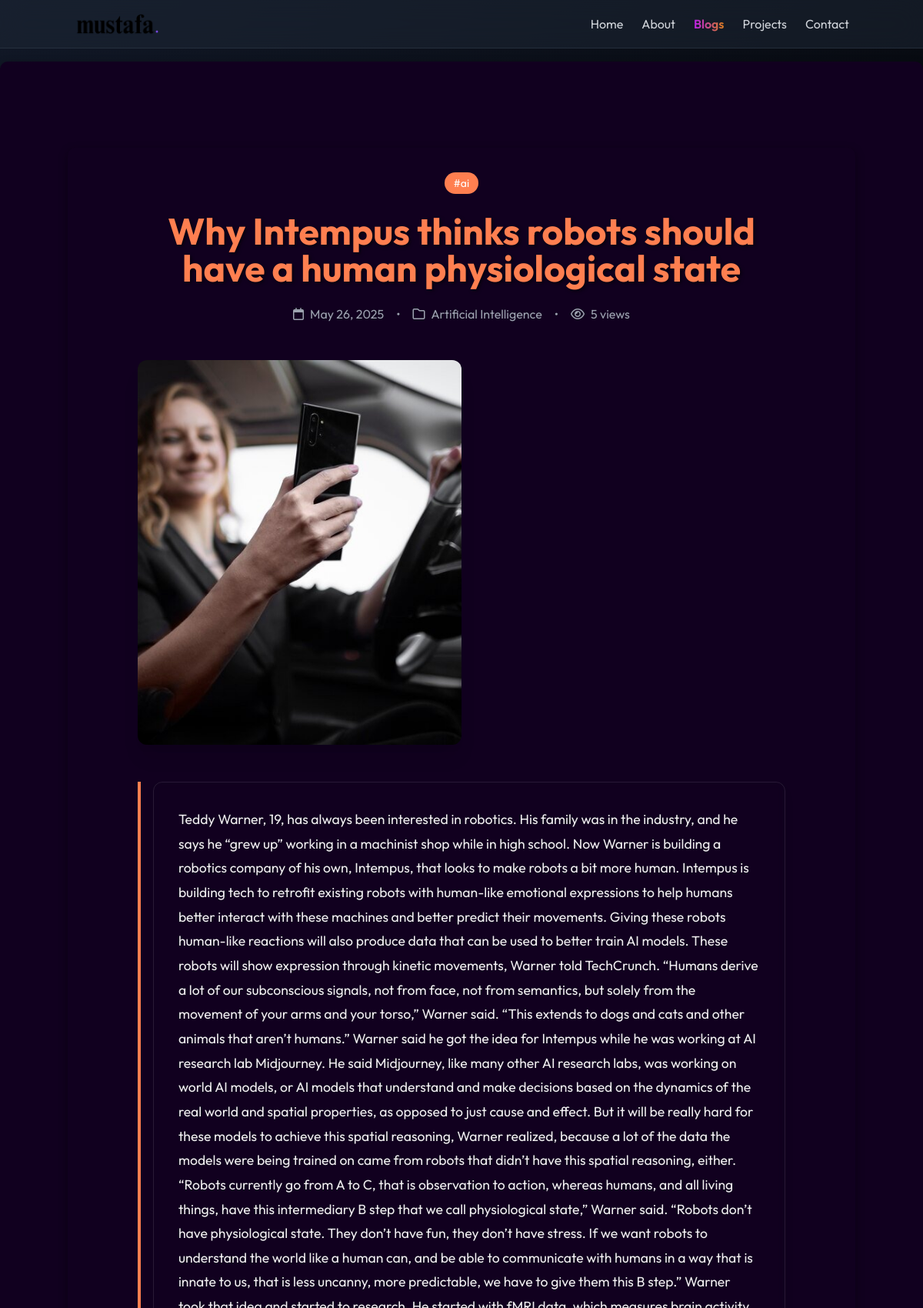
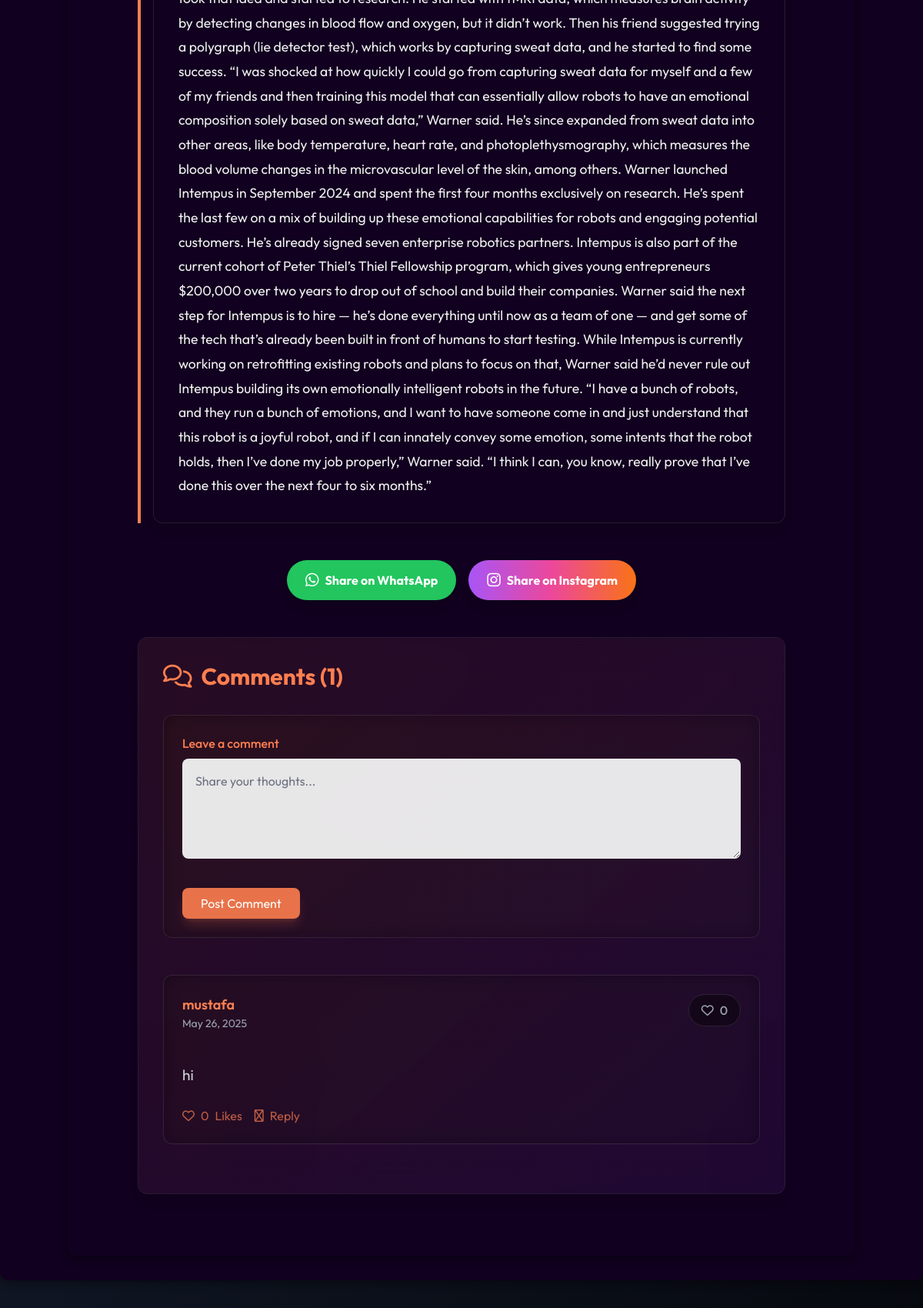
Screenshot of /blog/intempus/ (upper part) with the database file from the repository (2 pictures, top to bottom).
### blog/models.py (models this page shows, shortened)
class BlogPost(models.Model):
    title = models.CharField(max_length=200)
    content = models.TextField()
    slug = models.SlugField(unique=True, blank=True)
    author = models.ForeignKey(User, on_delete=models.CASCADE)
    created_at = models.DateTimeField(auto_now_add=True)
    updated_at = models.DateTimeField(auto_now=True)
    image = models.ImageField(upload_to='blog_images/', null=True, blank=True)
    category = models.ForeignKey(Category, on_delete=models.SET_NULL, null=True, related_name='posts')
    tags = TaggableManager()
    views_count = models.PositiveIntegerField(default=0)
    is_published = models.BooleanField(default=True, help_text='Whether this post is publicly visible')
    def save(self, *args, **kwargs):
        if not self.slug:
            self.slug = slugify(self.title)
        if not self.category:
            self.category = self.analyze_content_for_category()
        super().save(*args, **kwargs)

class Category(models.Model):
    name = models.CharField(max_length=100)  # Remove choices constraint
    slug = models.SlugField(unique=True)
    description = models.TextField(blank=True)
    class Meta:
        verbose_name_plural = 'Categories'

class Comment(models.Model):
    post = models.ForeignKey(BlogPost, on_delete=models.CASCADE, related_name='comments')
    author = models.ForeignKey(User, on_delete=models.CASCADE)
    content = models.TextField()
    created_at = models.DateTimeField(auto_now_add=True)
    parent = models.ForeignKey('self', null=True, blank=True, on_delete=models.CASCADE, related_name='replies')
    likes = models.ManyToManyField(User, related_name='comment_likes', blank=True)
    class Meta:
        ordering = ['-created_at']

### blog/views.py (the view, shortened to what this page needs)
# urls.py: path('<slug:slug>/', views.blog_detail, name='blog_detail'),
def blog_detail(request, slug):
    post = get_object_or_404(BlogPost, slug=slug)
    comments = post.comments.filter(parent=None)
    post.views_count += 1
    post.save()
    context = {
        'post': post,
        'comments': comments,
    }
    return render(request, 'blog/blog_detail.html', context)

### templates/blog/blog_detail.html (shortened to what this page needs)
{% extends 'blog/blog_base.html' %}
{% load static %}
{% block content %}
    <main class="mt-20 px-[8%] mx-auto container">
        <div class="mb-12 text-center">
            <div class="flex flex-wrap gap-2 justify-center mb-6">
                {% for tag in post.tags.all %}
                <span class="inline-block bg-coral text-white text-sm px-3 py-1 rounded-full">
                    #{{ tag.name }}
                </span>
                {% endfor %}
            </div>
            <h1 class="text-4xl md:text-5xl font-bold text-coral mb-6">{{ post.title }}</h1>
            <div class="flex items-center justify-center gap-4 text-gray-400">
                <span class="flex items-center gap-2">
                    <i class="far fa-calendar"></i>
                    {{ post.created_at|date:"F j, Y" }}
                </span>
                <span>•</span>
                <span class="flex items-center gap-2">
                    <i class="far fa-folder"></i>
                    {{ post.category.name }}
                </span>
                <span>•</span>
                <span class="flex items-center gap-2">
                    <i class="far fa-eye"></i>
                    {{ post.views_count }} views
                </span>
            </div>
        </div>
        {% if post.image %}
        <div class="mb-12">
            <img src="{{ post.image.url }}" alt="{{ post.title }}"
                 class="w-full h-[400px] md:h-[500px] object-cover rounded-xl shadow-xl">
        </div>
        {% endif %}
        <article class="prose prose-lg prose-invert w-full mb-12">
            <div class="bg-darkHover/30 backdrop-blur-sm rounded-xl p-8 shadow-lg border border-white/10">
                <div class="prose-headings:text-coral prose-p:text-gray-300 prose-strong:text-coral prose-a:text-coral hover:prose-a:text-coral/70 max-w-none">
                    {{ post.content|safe }}
                </div>
            </div>
        </article>
        <div class="flex flex-wrap justify-center gap-4 mb-12">
            <a href="https://api.whatsapp.com/send?text={{ post.title }}%20-%20{{ request.build_absolute_uri }}"
               target="_blank"
               class="px-6 py-3 bg-green-500 text-white rounded-full hover:bg-green-600 transition-colors flex items-center gap-2 shadow-lg">
                <i class="fab fa-whatsapp text-xl"></i>
                Share on WhatsApp
            </a>
            <a href="https://www.instagram.com/share?url={{ request.build_absolute_uri }}"
               target="_blank"
               class="px-6 py-3 bg-gradient-to-r from-purple-500 via-pink-500 to-orange-500 text-white rounded-full hover:opacity-90 transition-opacity flex items-center gap-2 shadow-lg">
                <i class="fab fa-instagram text-xl"></i>
                Share on Instagram
            </a>
        </div>
        <div class="mb-12 bg-darkHover/20 backdrop-blur-xl rounded-xl p-8 shadow-lg border border-white/10 relative overflow-hidden">
            <div class="absolute inset-0 bg-gradient-to-br from-coral/5 to-purple-500/5 pointer-events-none"></div>
            <div class="absolute -inset-[100px] bg-gradient-to-br from-coral/10 to-purple-500/10 blur-3xl pointer-events-none opacity-50"></div>
            <div class="relative z-10">
                <h2 class="text-3xl font-bold text-coral mb-8 flex items-center gap-3">
                    <i class="far fa-comments"></i>
                    Comments ({{ comments.count }})
                </h2>
                <form method="post" id="comment-form" class="mb-12 bg-black/30 backdrop-blur-md rounded-xl p-6 border border-white/10 transition-all hover:border-coral/30">
                <div class="mb-4">
                    <label for="comment" class="block text-coral mb-2 font-medium">Leave a comment</label>
                    <textarea name="content" rows="4"
                              class="w-full bg-white/90 rounded-lg p-4 text-black border border-white/10
                                     focus:outline-none focus:ring-0
                                     focus:border-coral focus:ring-2 focus:ring-coral/50 transition-all
                                     placeholder-gray-500 backdrop-blur-sm
                                     hover:border-coral/30"
                              placeholder="Share your thoughts..."></textarea>
                </div>
                <button type="submit"
                        class="mt-4 px-6 py-2 bg-coral/90 text-white rounded-lg hover:bg-coral transition-all
                               shadow-lg shadow-coral/20 hover:shadow-coral/40
                               backdrop-blur-sm">
                    Post Comment
                </button>
            </form>
            {% for comment in comments %}
            <div class="mb-8 bg-black/30 backdrop-blur-md rounded-xl p-6 border border-white/10 hover:border-coral/30 transition-all relative group">
                <div class="relative z-10">
                    <div class="flex justify-between items-start mb-4">
                        <div>
                            <h4 class="text-lg font-semibold text-coral">{{ comment.author.username }}</h4>
                            <p class="text-sm text-gray-400">{{ comment.created_at|date:"F j, Y" }}</p>
                        </div>
                        <button onclick="likeComment('{{ comment.id }}')"
                                data-comment-id="{{ comment.id }}"
                                class="flex items-center gap-2 px-4 py-2 rounded-full bg-black/20 backdrop-blur-sm
                                       border border-white/10 hover:border-coral/30 transition-all
                                       text-gray-400 hover:text-coral group/like">
                            <i class="{% if request.user in comment.likes.all %}fas{% else %}far{% endif %} fa-heart"></i>
                            <span class="likes-count font-medium">{{ comment.likes.count }}</span>
                        </button>
                    </div>
                    <p class="text-gray-300">{{ comment.content }}</p>
                        <div class="mt-4 flex gap-4">
                            <button onclick="likeComment('{{ comment.id }}')"
                                    class="like-btn text-coral/70 hover:text-coral flex items-center gap-2 transition-colors"
                                    data-comment-id="{{ comment.id }}">
                                <i class="far fa-heart {% if request.user in comment.likes.all %}fas{% endif %}"></i>
                                <span class="likes-count">{{ comment.likes.count }}</span> Likes
                            </button>
                            <button class="text-coral/70 hover:text-coral flex items-center gap-2 transition-colors">
                                <i class="far fa-reply"></i>
                                Reply
                            </button>
                        </div>
                    </div>
                </div>
                {% endfor %}
            </div>
        </div>
    </main>
{% endblock %}

### static/css/main.css (style rules this page uses)
html, :host { line-height: 1.5; -webkit-text-size-adjust: 100%; -moz-tab-size: 4; -o-tab-size: 4; tab-size: 4; font-family: ui-sans-serif, system-ui, sans-serif, "Apple Color Emoji", "Segoe UI Emoji", "Segoe UI Symbol", "Noto Color Emoji"; font-feature-settings: normal; font-variation-settings: normal; -webkit-tap-highlight-color: transparent; }
body { margin: 0; line-height: inherit; }
h1, h2, h3, h4, h5, h6 { font-size: inherit; font-weight: inherit; }
a { color: inherit; text-decoration: inherit; }
button, input, optgroup, select, textarea { font-family: inherit; font-feature-settings: inherit; font-variation-settings: inherit; font-size: 100%; font-weight: inherit; line-height: inherit; letter-spacing: inherit; color: inherit; margin: 0; padding: 0; }
button, select { text-transform: none; }
button, input:where([type='button']), input:where([type='reset']), input:where([type='submit']) { -webkit-appearance: button; background-color: transparent; background-image: none; }
blockquote, dl, dd, h1, h2, h3, h4, h5, h6, hr, figure, p, pre { margin: 0; }
textarea { resize: vertical; }
input::placeholder, textarea::placeholder { opacity: 1; color: #9ca3af; }
button, [role="button"] { cursor: pointer; }
img, svg, video, canvas, audio, iframe, embed, object { display: block; vertical-align: middle; }
img, video { max-width: 100%; height: auto; }
.absolute { position: absolute; }
.relative { position: relative; }
.mx-auto { margin-left: auto; margin-right: auto; }
.block { display: block; }
.flex { display: flex; }
.w-full { width: 100%; }
.max-w-none { max-width: none; }
.items-center { align-items: center; }
.justify-center { justify-content: center; }
.justify-between { justify-content: space-between; }
.gap-2 { gap: 0.5rem; }
.gap-3 { gap: 0.75rem; }
.gap-4 { gap: 1rem; }
.scroll-smooth { scroll-behavior: smooth; }
.rounded-full { border-radius: 9999px; }
.rounded-lg { border-radius: 0.5rem; }
.border { border-width: 1px; }
.bg-gradient-to-r { background-image: linear-gradient(to right, var(--tw-gradient-stops)); }
.p-6 { padding: 1.5rem; }
.px-3 { padding-left: 0.75rem; padding-right: 0.75rem; }
.px-6 { padding-left: 1.5rem; padding-right: 1.5rem; }
.px-\[8\%\] { padding-left: 8%; padding-right: 8%; }
.py-2 { padding-top: 0.5rem; padding-bottom: 0.5rem; }
.py-3 { padding-top: 0.75rem; padding-bottom: 0.75rem; }
.text-center { text-align: center; }
.text-4xl { font-size: 2.25rem; line-height: 2.5rem; }
.text-lg { font-size: 1.125rem; line-height: 1.75rem; }
.text-sm { font-size: 0.875rem; line-height: 1.25rem; }
.text-xl { font-size: 1.25rem; line-height: 1.75rem; }
.font-medium { font-weight: 500; }
.font-semibold { font-weight: 600; }
.text-black { --tw-text-opacity: 1; color: rgb(0 0 0 / var(--tw-text-opacity)); }
.text-white { --tw-text-opacity: 1; color: rgb(255 255 255 / var(--tw-text-opacity)); }
body { font-family: "outfit"; }

### static/css/blog.css (style rules this page uses)
body { background-color: rgba(17, 0, 31, 1); margin: 0; }
main { margin-top: 5rem; padding: 2rem; background-color: rgba(17, 0, 31, 1); border-radius: 10px; box-shadow: 0 4px 12px rgba(0, 0, 0, 0.4); color: #ffffff; font-family: 'Outfit', sans-serif; }
main h1 { font-size: 1.1rem; color: #ff7f50; font-weight: 700; margin-bottom: 1rem; text-shadow: 2px 2px 4px rgba(0, 0, 0, 0.6); }
main p { color: #dcdcdc; font-size: 1.2rem; line-height: 1.8; margin-bottom: 1.5rem; }
main article { color: #f0f0f0; font-size: 1.1rem; line-height: 1.8; border-left: 4px solid #ff7f50; padding-left: 1rem; margin-top: 1rem; }
main img { max-width: 50%; border-radius: 10px; margin-bottom: 1.5rem; box-shadow: 0 4px 8px rgba(0, 0, 0, 0.3); }
main a { color: #ff7f50; font-weight: bold; text-decoration: none; transition: color 0.3s ease-in-out; }
a { text-decoration: none; color: inherit; }
.prose { color: #f0f0f0; line-height: 1.8; }
textarea::placeholder { color: rgba(255, 255, 255, 0.4); }
textarea { resize: vertical; min-height: 100px; backdrop-filter: blur(8px); }

### rows the page displays
Tag: name "ai"
BlogPost: title "Why Intempus thinks robots should have a human physiological state", created_at "May 26, 2025", category.name "Artificial Intelligence", views_count "5", image (picture), content "Teddy Warner, 19, has always been interested in robotics. His family was in the industry, and he says he “grew up” working in a machinist shop while in high school. Now Warner is building a robotics company of his own, Intempus, that looks to make robots a bit more human. Intempus is building tech to retrofit existing robots with human-like emotional expressions to help humans better interact with these machines and better predict their movements. Giving these robots human-like reactions will also produce data that can be used to better train AI models. These robots will show expression through kinetic movements, Warner told TechCrunch. “Humans derive a lot of our subconscious signals, not…"
Comment: author.username "mustafa", created_at "May 26, 2025", likes.count "0", content "hi"

### other values shown
{{ comments.count }} "1"
